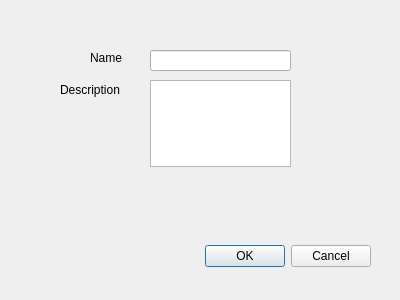
<?xml version="1.0" encoding="UTF-8"?>
<ui version="4.0">
 <class>Addcategorydialog</class>
 <widget class="QDialog" name="Addcategorydialog">
  <property name="geometry">
   <rect>
    <x>0</x>
    <y>0</y>
    <width>400</width>
    <height>300</height>
   </rect>
  </property>
  <property name="windowTitle">
   <string>Dialog</string>
  </property>
  <widget class="QDialogButtonBox" name="buttonBox">
   <property name="geometry">
    <rect>
     <x>30</x>
     <y>240</y>
     <width>341</width>
     <height>32</height>
    </rect>
   </property>
   <property name="orientation">
    <enum>Qt::Horizontal</enum>
   </property>
   <property name="standardButtons">
    <set>QDialogButtonBox::Cancel|QDialogButtonBox::Ok</set>
   </property>
  </widget>
  <widget class="QLineEdit" name="category_name">
   <property name="geometry">
    <rect>
     <x>150</x>
     <y>50</y>
     <width>141</width>
     <height>21</height>
    </rect>
   </property>
  </widget>
  <widget class="QLabel" name="label">
   <property name="geometry">
    <rect>
     <x>90</x>
     <y>50</y>
     <width>53</width>
     <height>16</height>
    </rect>
   </property>
   <property name="text">
    <string>Name</string>
   </property>
  </widget>
  <widget class="QLabel" name="label_2">
   <property name="geometry">
    <rect>
     <x>60</x>
     <y>80</y>
     <width>71</width>
     <height>20</height>
    </rect>
   </property>
   <property name="text">
    <string>Description</string>
   </property>
  </widget>
  <widget class="QTextEdit" name="category_description">
   <property name="geometry">
    <rect>
     <x>150</x>
     <y>80</y>
     <width>141</width>
     <height>87</height>
    </rect>
   </property>
  </widget>
 </widget>
 <resources/>
 <connections>
  <connection>
   <sender>buttonBox</sender>
   <signal>accepted()</signal>
   <receiver>Addcategorydialog</receiver>
   <slot>accept()</slot>
   <hints>
    <hint type="sourcelabel">
     <x>248</x>
     <y>254</y>
    </hint>
    <hint type="destinationlabel">
     <x>157</x>
     <y>274</y>
    </hint>
   </hints>
  </connection>
  <connection>
   <sender>buttonBox</sender>
   <signal>rejected()</signal>
   <receiver>Addcategorydialog</receiver>
   <slot>reject()</slot>
   <hints>
    <hint type="sourcelabel">
     <x>316</x>
     <y>260</y>
    </hint>
    <hint type="destinationlabel">
     <x>286</x>
     <y>274</y>
    </hint>
   </hints>
  </connection>
 </connections>
</ui>
